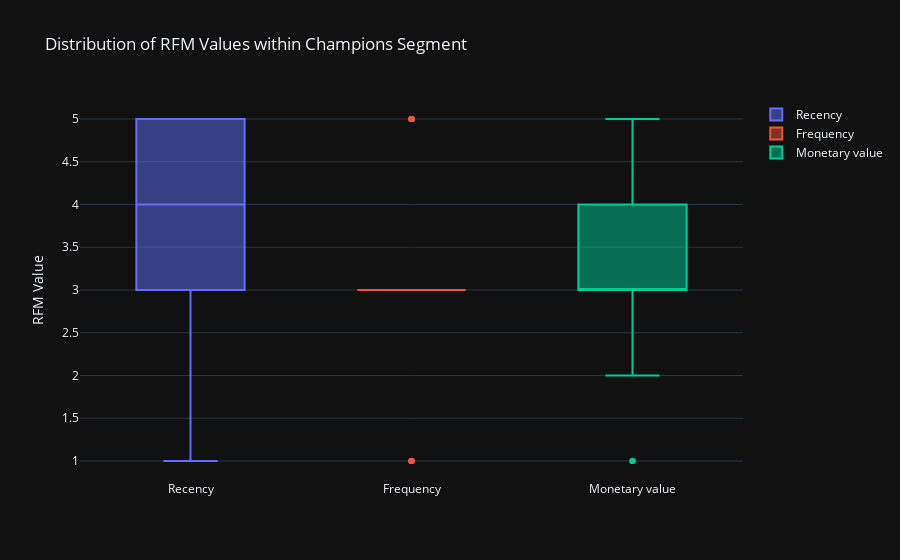

The cell this chart's notebook holds for it:
### Code cell
# Filter the data to include only the customers in the Champions segment
champions_segment = df[df['RFMCustomerSegment'] == 'Champions']

fig = go.Figure()
fig.add_trace(go.Box(y=champions_segment['RecencyScore'], name='Recency'))
fig.add_trace(go.Box(y=champions_segment['FrequencyScore'], name='Frequency'))
fig.add_trace(go.Box(y=champions_segment['MonetaryValueScore'], name='Monetary value'))

fig.update_layout(title='Distribution of RFM Values within Champions Segment',
                  yaxis_title='RFM Value',
                  showlegend=True)

fig.show()

### Figure 1 — Plotly figure (JSON) as saved in the notebook; plotly's stock layout.template omitted (floating-point values rounded to 4 significant figures)
{"data": [{"name": "Recency", "type": "box", "y": [1, 1, 2, 2, 2, 2, 2, 2, 2, 2, 3, 3, 3, 3, 3, 3, 3, 3, 3, 3, 3, 3, 3, 3, 3, 3, 4, 4, 4, 4, 4, 4, 4, 4, 4, 4, 5, 5, 5, 5, 5, 5, 5, 5, 5, 5, 5, 5, 5, 5, 5, 5, 5, 5, 5, 5, 5, 5, 5, 5, 5, 5]}, {"name": "Frequency", "type": "box", "y": [5, 5, 3, 5, 5, 3, 5, 3, 3, 5, 3, 3, 3, 3, 3, 3, 3, 3, 5, 3, 3, 3, 3, 3, 5, 3, 3, 3, 3, 3, 3, 3, 3, 3, 3, 3, 3, 3, 3, 3, 3, 3, 1, 3, 5, 1, 3, 3, 3, 3, 3, 1, 3, 3, 3, 1, 3, 3, 1, 3, 1, 1]}, {"name": "Monetary value", "type": "box", "y": [5, 5, 4, 5, 3, 4, 3, 4, 4, 3, 4, 4, 3, 3, 3, 4, 3, 4, 5, 3, 4, 3, 3, 3, 5, 3, 2, 2, 2, 3, 3, 4, 4, 2, 2, 4, 3, 3, 4, 3, 4, 2, 3, 1, 5, 3, 3, 1, 1, 3, 3, 3, 3, 2, 3, 3, 3, 4, 3, 3, 3, 3]}], "layout": {"showlegend": true, "title": {"text": "Distribution of RFM Values within Champions Segment"}, "yaxis": {"title": {"text": "RFM Value"}}}}
